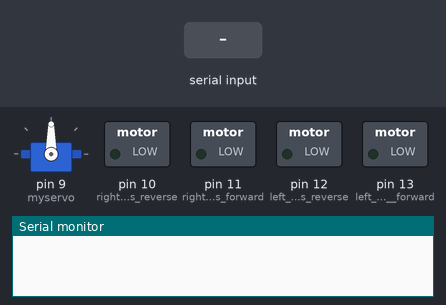
The sketch below on a simulated Arduino Uno, built with avr-gcc and run on an emulated ATmega328P. On the bench: servo, switched loads named in the sketch (green lamp = pin HIGH), the last lines printed to the serial monitor. Inputs (shaded band) come from the test bench.

Above: at 1.2 s.
1.3 s: "W" received over Serial
At 1.55 s:
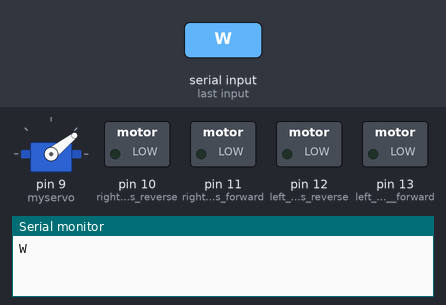
4.3 s: "F" received over Serial
At 5.6 s:
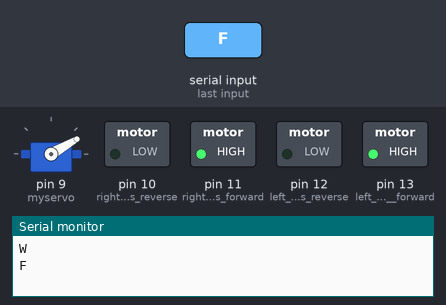
6.6 s: "B" received over Serial
At 8.0 s:
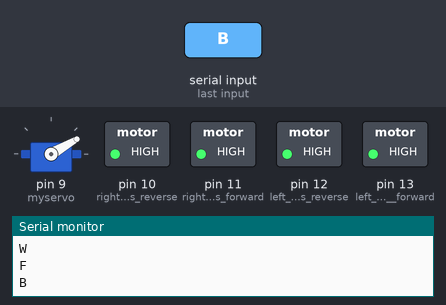
Timing chart, 0 to 9.6 s (numbered marks = the images above; inputs shaded):
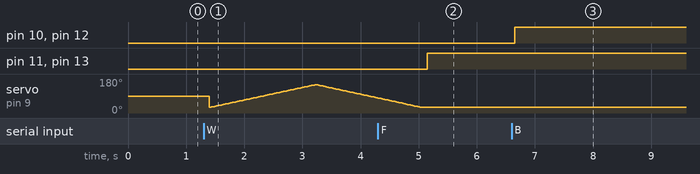

Measured:
- after the input at 4.3 s, pin 11 (right__motors_forward), pin 13 (left_motors__forward): LOW → HIGH after 0.85 s; servo on pin 9 (myservo): goes on until 5.0 s, then stays 30°
- after the input at 6.6 s, pin 10 (right_motors_reverse), pin 12 (left_motors_reverse): LOW → HIGH after 0.05 s

The sketch:

Bluetooth_Car.ino
```cpp
#include <Servo.h>
Servo myservo;
int pos = 30;

char t;

void setup() {
  pinMode(13, OUTPUT);  //left motors  forward
  pinMode(12, OUTPUT);  //left motors reverse
  pinMode(11, OUTPUT);  //right  motors forward
  pinMode(10, OUTPUT);  //right motors reverse
  myservo.attach(9);
  Serial.begin(9600);
}

void loop() {
  if (Serial.available()) {
    t = Serial.read();
    Serial.println(t);
  }

  if (t == 'F') {  //move  forward(all motors rotate in forward direction)
    digitalWrite(13, HIGH);
    digitalWrite(11, HIGH);
  }

  else if (t == 'B') {  //move reverse (all  motors rotate in reverse direction)
    digitalWrite(12, HIGH);
    digitalWrite(10, HIGH);
  }

  else if (t == 'L') {  //turn right (left side motors rotate in forward direction,  right side motors doesn't rotate)
    digitalWrite(11, HIGH);
  }

  else if (t == 'R') {  //turn left (right side motors rotate in forward direction, left  side motors doesn't rotate)
    digitalWrite(13, HIGH);
  }

  else if (t == 'W') {  //turn led on or off)
    digitalWrite(13, LOW);
    digitalWrite(12, LOW);
    digitalWrite(11, LOW);
    digitalWrite(10, LOW);
    for (pos = 30; pos <= 150; pos += 1) {  // goes from 0 degrees to 180 degrees
      // in steps of 1 degree
      myservo.write(pos);  // tell servo to go to position in variable 'pos'
      delay(15);           // waits 15 ms for the servo to reach the position
    }
    for (pos = 150; pos >= 30; pos -= 1) {  // goes from 180 degrees to 0 degrees
      myservo.write(pos);                   // tell servo to go to position in variable 'pos'
      delay(15);                            // waits 15 ms for the servo to reach the position
    }
  }
  // else if (t == 'w') {
  //   digitalWrite(9, LOW);
  // }
  else if (t == 'S') {  //STOP (all motors stop)
    digitalWrite(13, LOW);
    digitalWrite(12, LOW);
    digitalWrite(11, LOW);
    digitalWrite(10, LOW);
  }
  delay(100);
}
```
